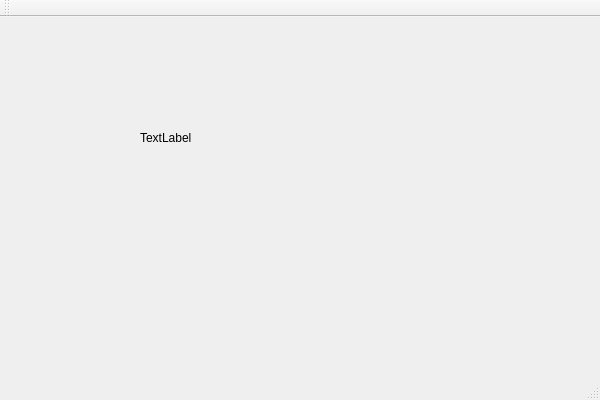
<?xml version="1.0" encoding="UTF-8"?>
<ui version="4.0">
 <class>showDataClass</class>
 <widget class="QMainWindow" name="showDataClass">
  <property name="geometry">
   <rect>
    <x>0</x>
    <y>0</y>
    <width>600</width>
    <height>400</height>
   </rect>
  </property>
  <property name="windowTitle">
   <string>showData</string>
  </property>
  <widget class="QWidget" name="centralWidget">
   <widget class="QLabel" name="label">
    <property name="geometry">
     <rect>
      <x>140</x>
      <y>60</y>
      <width>211</width>
      <height>121</height>
     </rect>
    </property>
    <property name="text">
     <string>TextLabel</string>
    </property>
   </widget>
  </widget>
  <widget class="QMenuBar" name="menuBar">
   <property name="geometry">
    <rect>
     <x>0</x>
     <y>0</y>
     <width>600</width>
     <height>23</height>
    </rect>
   </property>
  </widget>
  <widget class="QToolBar" name="mainToolBar">
   <attribute name="toolBarArea">
    <enum>TopToolBarArea</enum>
   </attribute>
   <attribute name="toolBarBreak">
    <bool>false</bool>
   </attribute>
  </widget>
  <widget class="QStatusBar" name="statusBar"/>
 </widget>
 <layoutdefault spacing="6" margin="11"/>
 <resources>
  <include location="showData.qrc"/>
 </resources>
 <connections/>
</ui>
